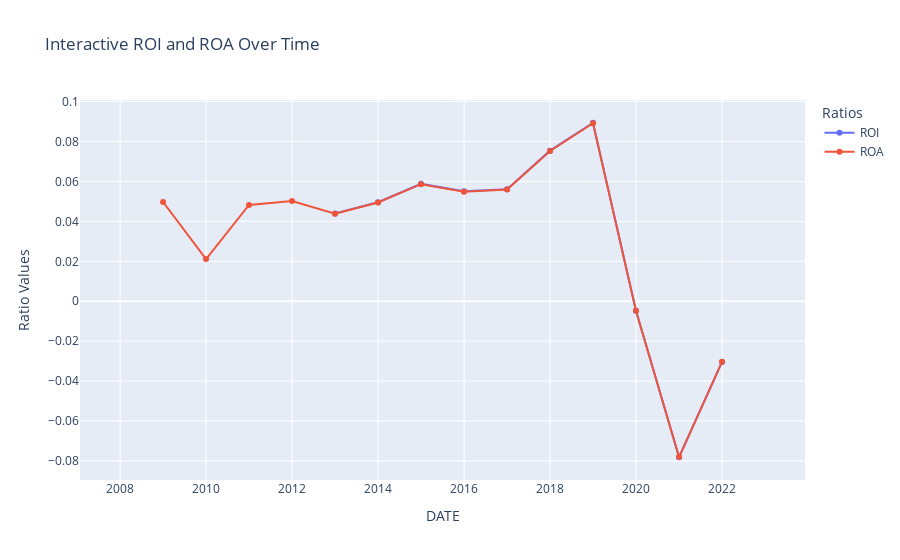

This figure's notebook cell:
### Markdown cell above
# Visualization

### Code cell
import plotly.express as px


# Plotting ROI and ROA over time 
fig = px.line(df_copy, x='DATE', y=['ROI', 'ROA'],
              labels={'value': 'Ratio Values', 'variable': 'Ratios'},
              title='Interactive ROI and ROA Over Time')

# Interactive features
fig.update_traces(mode='lines+markers')
fig.update_layout(hovermode='x unified')
fig.show()

### Figure 1 — Plotly figure (JSON) as saved in the notebook; plotly's stock layout.template omitted (floating-point values rounded to 4 significant figures)
{"data": [{"hovertemplate": "Ratios=ROI<br>DATE=%{x}<br>Ratio Values=%{y}<extra></extra>", "legendgroup": "ROI", "line": {"color": "#636efa", "dash": "solid"}, "marker": {"symbol": "circle"}, "mode": "lines+markers", "name": "ROI", "orientation": "v", "showlegend": true, "type": "scatter", "x": ["2008-12-31T00:00:00", "2009-12-31T00:00:00", "2010-12-31T00:00:00", "2011-12-31T00:00:00", "2012-12-31T00:00:00", "2013-12-31T00:00:00", "2014-12-31T00:00:00", "2015-12-31T00:00:00", "2016-12-31T00:00:00", "2017-12-31T00:00:00", "2018-12-31T00:00:00", "2019-12-31T00:00:00", "2020-12-31T00:00:00", "2021-12-31T00:00:00", "2007-12-31T00:00:00", "2009-03-31T00:00:00", "2009-06-30T00:00:00", "2009-09-30T00:00:00", "2009-12-31T00:00:00", "2010-03-31T00:00:00", "2010-06-30T00:00:00", "2010-09-30T00:00:00", "2010-12-31T00:00:00", "2011-03-31T00:00:00", "2011-06-30T00:00:00", "2011-09-30T00:00:00", "2011-12-31T00:00:00", "2012-03-31T00:00:00", "2012-06-30T00:00:00", "2012-09-30T00:00:00", "2012-12-31T00:00:00", "2013-03-31T00:00:00", "2013-06-30T00:00:00", "2013-09-30T00:00:00", "2013-12-31T00:00:00", "2014-03-31T00:00:00", "2014-06-30T00:00:00", "2014-09-30T00:00:00", "2014-12-31T00:00:00", "2015-03-31T00:00:00", "2015-06-30T00:00:00", "2015-09-30T00:00:00", "2015-12-31T00:00:00", "2016-03-31T00:00:00", "2016-06-30T00:00:00", "2016-09-30T00:00:00", "2016-12-31T00:00:00", "2017-03-31T00:00:00", "2017-06-30T00:00:00", "2017-09-30T00:00:00", "2017-12-31T00:00:00", "2018-03-31T00:00:00", "2018-06-30T00:00:00", "2018-09-30T00:00:00", "2018-12-31T00:00:00", "2019-03-31T00:00:00", "2019-06-30T00:00:00", "2019-09-30T00:00:00", "2019-12-31T00:00:00", "2020-12-31T00:00:00", "2022-12-31T00:00:00"], "xaxis": "x", "y": [null, null, null, null, 0.04399, 0.04959, 0.0588, 0.05512, 0.05612, 0.07541, 0.08939, -0.004769, -0.07814, -0.03039, null, null, null, null, null, null, null, null, null, null, null, null, null, null, null, null, null, null, null, null, null, null, null, null, null, null, null, null, null, null, null, null, null, null, null, null, null, null, null, null, null, null, null, null, null, null, null], "yaxis": "y"}, {"hovertemplate": "Ratios=ROA<br>DATE=%{x}<br>Ratio Values=%{y}<extra></extra>", "legendgroup": "ROA", "line": {"color": "#EF553B", "dash": "solid"}, "marker": {"symbol": "circle"}, "mode": "lines+markers", "name": "ROA", "orientation": "v", "showlegend": true, "type": "scatter", "x": ["2008-12-31T00:00:00", "2009-12-31T00:00:00", "2010-12-31T00:00:00", "2011-12-31T00:00:00", "2012-12-31T00:00:00", "2013-12-31T00:00:00", "2014-12-31T00:00:00", "2015-12-31T00:00:00", "2016-12-31T00:00:00", "2017-12-31T00:00:00", "2018-12-31T00:00:00", "2019-12-31T00:00:00", "2020-12-31T00:00:00", "2021-12-31T00:00:00", "2007-12-31T00:00:00", "2009-03-31T00:00:00", "2009-06-30T00:00:00", "2009-09-30T00:00:00", "2009-12-31T00:00:00", "2010-03-31T00:00:00", "2010-06-30T00:00:00", "2010-09-30T00:00:00", "2010-12-31T00:00:00", "2011-03-31T00:00:00", "2011-06-30T00:00:00", "2011-09-30T00:00:00", "2011-12-31T00:00:00", "2012-03-31T00:00:00", "2012-06-30T00:00:00", "2012-09-30T00:00:00", "2012-12-31T00:00:00", "2013-03-31T00:00:00", "2013-06-30T00:00:00", "2013-09-30T00:00:00", "2013-12-31T00:00:00", "2014-03-31T00:00:00", "2014-06-30T00:00:00", "2014-09-30T00:00:00", "2014-12-31T00:00:00", "2015-03-31T00:00:00", "2015-06-30T00:00:00", "2015-09-30T00:00:00", "2015-12-31T00:00:00", "2016-03-31T00:00:00", "2016-06-30T00:00:00", "2016-09-30T00:00:00", "2016-12-31T00:00:00", "2017-03-31T00:00:00", "2017-06-30T00:00:00", "2017-09-30T00:00:00", "2017-12-31T00:00:00", "2018-03-31T00:00:00", "2018-06-30T00:00:00", "2018-09-30T00:00:00", "2018-12-31T00:00:00", "2019-03-31T00:00:00", "2019-06-30T00:00:00", "2019-09-30T00:00:00", "2019-12-31T00:00:00", "2020-12-31T00:00:00", "2022-12-31T00:00:00"], "xaxis": "x", "y": [0.04968, 0.02114, 0.04823, 0.05023, 0.04387, 0.04948, 0.05861, 0.05483, 0.05594, 0.07527, 0.08913, -0.00476, -0.07804, -0.03033, null, null, null, null, null, null, null, null, null, null, null, null, null, null, null, null, null, null, null, null, null, null, null, null, null, null, null, null, null, null, null, null, null, null, null, null, null, null, null, null, null, null, null, null, null, null, null], "yaxis": "y"}], "layout": {"hovermode": "x unified", "legend": {"title": {"text": "Ratios"}, "tracegroupgap": 0}, "title": {"text": "Interactive ROI and ROA Over Time"}, "xaxis": {"anchor": "y", "domain": [0, 1], "title": {"text": "DATE"}}, "yaxis": {"anchor": "x", "domain": [0, 1], "title": {"text": "Ratio Values"}}}}
